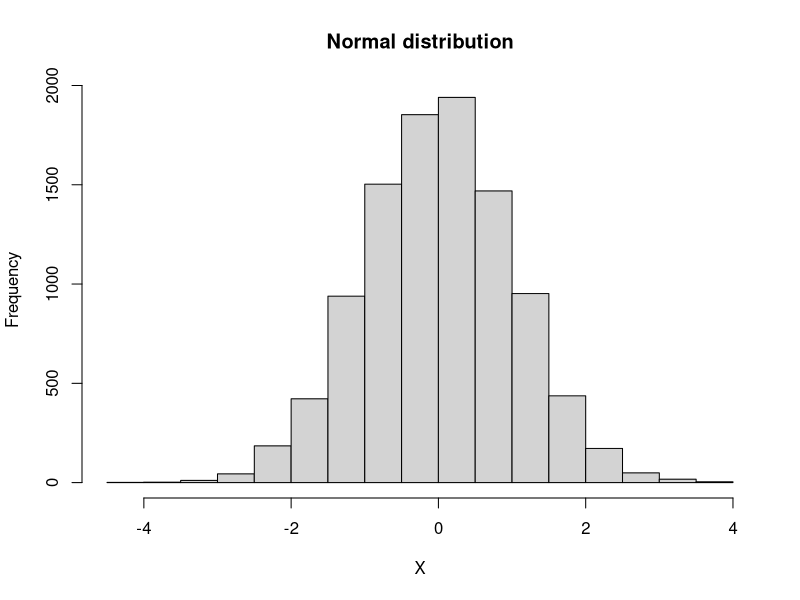
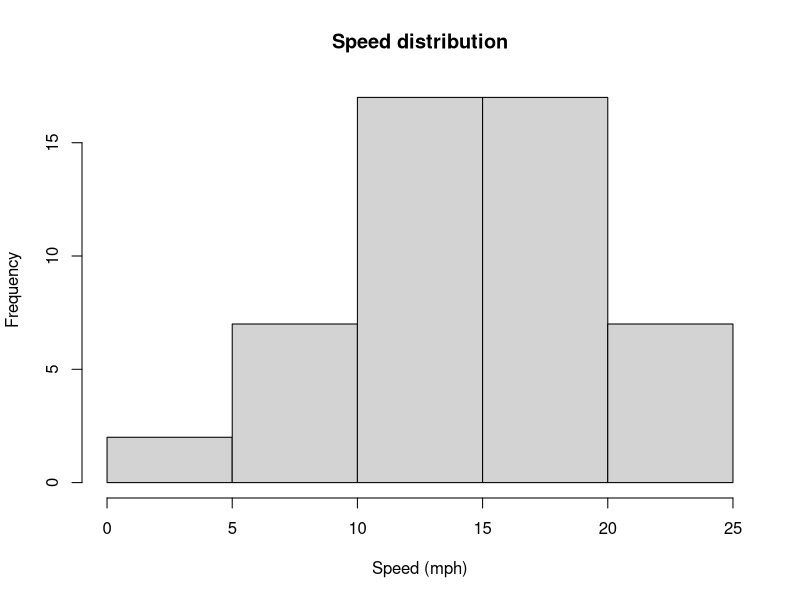
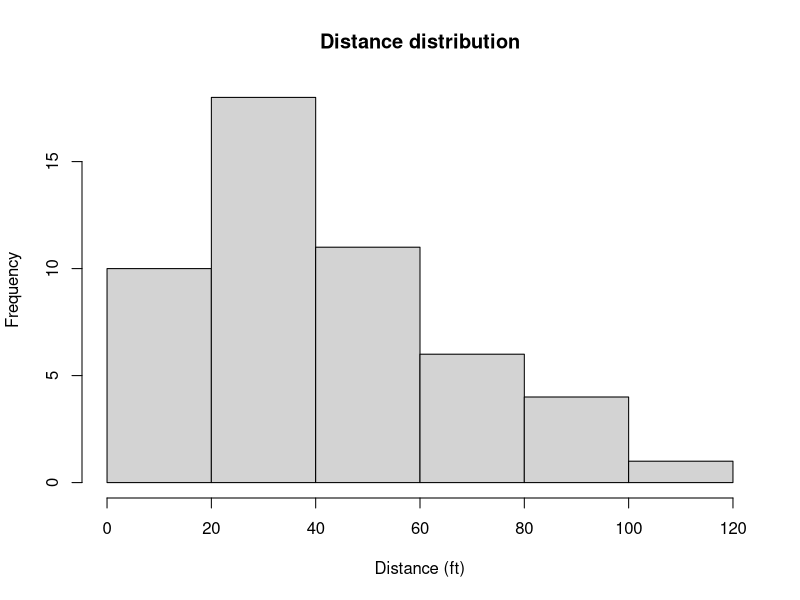
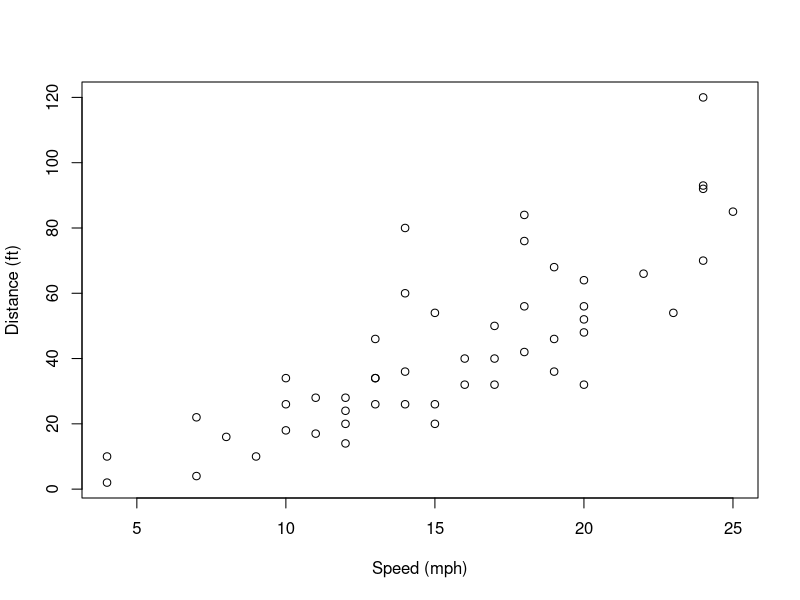
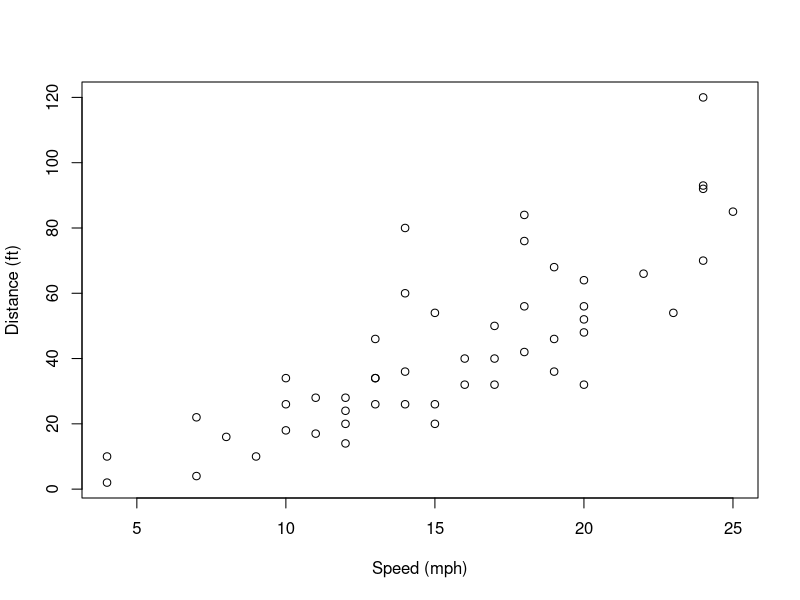
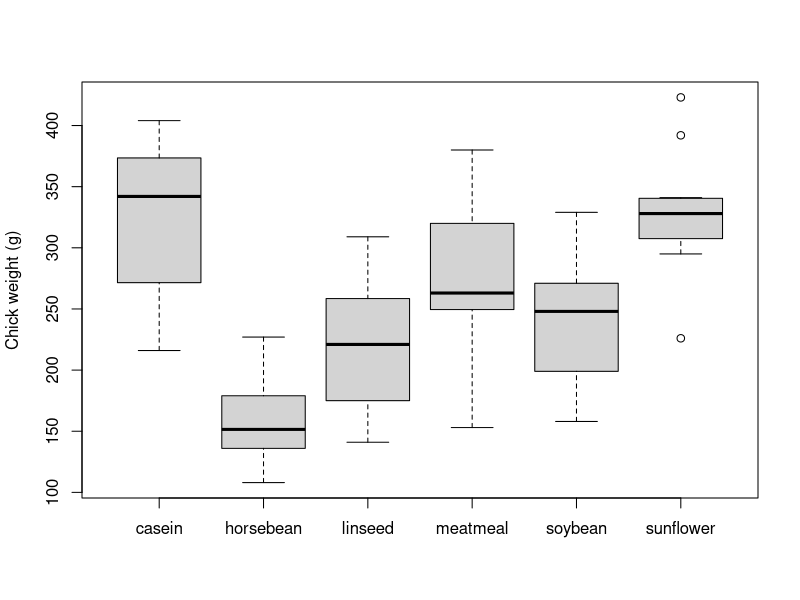
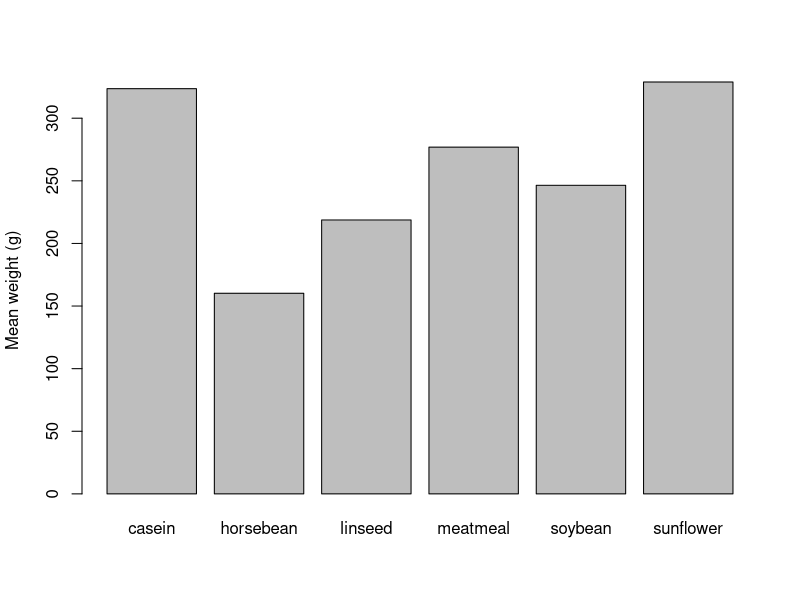

Write the R code that produced these figures, in order. (Note: this script raises an error after producing the figures.)
## ---- chunk 1
a <- 1
print(a)
## ---- chunk 2
a <- 3
print(a)
## ---- chunk 3
a <- 4
print(a)
## ---- chunk 4
hist(rnorm(10000), xlab="X", main="Normal distribution")
## ---- chunk 5
knitr::opts_chunk$set(error=FALSE)
## ---- chunk 6
head(cars)
## ---- chunk 7
# Put some code here!
## ---- chunk 8
summary(cars)
## ---- chunk 9
# Put some code here!
## ---- chunk 10
hist(cars$speed, xlab="Speed (mph)", main="Speed distribution")
hist(cars$dist, xlab="Distance (ft)", main="Distance distribution")
## ---- chunk 11
# Put some code here!
## ---- chunk 12
plot(cars$speed, cars$dist, xlab="Speed (mph)", ylab="Distance (ft)")
## ---- chunk 13
# Put some code here!
## ---- chunk 14
plot(cars$speed, cars$dist, xlab="Speed (mph)", ylab="Distance (ft)")
# Put some code here!
## ---- chunk 15
head(chickwts)
## ---- chunk 16
summary(chickwts)
## ---- chunk 17
table(chickwts$feed)
## ---- chunk 18
by.feed.type <- split(chickwts$weight, chickwts$feed)
by.feed.type
## ---- chunk 19
fruit <-  c("apple", "apple", "grapes", "banana", "apple", "banana")
colour <- c("green",   "red",    "red", "yellow", "green",  "green")
# Put some code here!
## ---- chunk 20
lapply(by.feed.type, FUN=summary)
## ---- chunk 21
output <- list()
for (feed.type in names(by.feed.type)) {
    output[[feed.type]] <- summary(by.feed.type[[feed.type]])
}
output
## ---- chunk 22
boxplot(by.feed.type, ylab="Chick weight (g)")
## ---- chunk 23
# Put some code here!
## ---- chunk 24
mean.wts <- lapply(by.feed.type, FUN=mean)
mean.wts
## ---- chunk 25
mean.wts <- unlist(mean.wts)
mean.wts
## ---- chunk 26
barplot(mean.wts, ylab="Mean weight (g)")
## ---- chunk 27
# Put some code here!
barplot(mean.wts, ylab="Mean weight (g)", col=feed.cols) # Changing the bar colour.
barplot(mean.wts, ylab="Mean weight (g)", horiz=TRUE, las=1) # Using horizontal bars.
## ---- chunk 28
sd.wts <- lapply(by.feed.type, FUN=sd)
sd.wts <- unlist(sd.wts)
se.wts <- sd.wts/sqrt(lengths(by.feed.type))
## ---- chunk 29
# Put some code here!
## ---- chunk 30
x.pos <- barplot(mean.wts, ylab="Mean weight (g)", ylim=c(0, max(mean.wts)*1.1))
mean.plus.se <- mean.wts + se.wts
segments(x.pos, mean.wts, x.pos, mean.plus.se)
segments(x.pos+0.1, mean.plus.se, x.pos-0.1, mean.plus.se)
## ---- chunk 31
# Put some code here!
## ---- chunk 32
head(Orange)
## ---- chunk 33
summary(Orange)
## ---- chunk 34
# Put some code here!
## ---- chunk 35
# Put some code here!
## ---- chunk 36
plot(Orange$age, Orange$circumference, xlab="Age (days)", ylab="Circumference (mm)")
## ---- chunk 37
tree.number <- as.integer(levels(Orange$Tree))[Orange$Tree] # To deal with factors... see later.
tree.col <- c('red', 'blue', 'grey', 'orange', 'darkgreen')
# Put some code here!
tree.pch <- c(1, 2, 3, 4, 5)
# Put some code here!
## ---- chunk 38
plot(Orange$age, Orange$circumference, xlab="Age (days)", ylab="Circumference (mm)")
is.tree.1 <- Orange$Tree==1
# Put some code here!
## ---- chunk 39
plot(Orange$age, Orange$circumference, xlab="Age (days)", ylab="Circumference (mm)")
# Put some code here!
## ---- chunk 40
x <- runif(50)
y <- (x-0.5)^2
plot(x, y)
lines(x, y)
# Put some code here!
## ---- chunk 41
summary(trees)
## ---- chunk 42
par(mfrow=c(1, 3))
plot(trees$Girth, trees$Height)
plot(trees$Girth, trees$Volume)
plot(trees$Volume, trees$Height)
## ---- chunk 43
# Put some code here!
## ---- chunk 44
par(mar=c(1.1, 1.1, 1.1, 1.1))
plot(trees$Girth, trees$Height)
## ---- chunk 45
# Put some code here!
## ---- chunk 46
pdf("my_plot.pdf")
plot(trees$Girth, trees$Height)
dev.off()
## ---- chunk 47
# Put some code here!
## ---- chunk 48
png("my_plot.png", width=2000, height=2000, res=300, pointsize=15)
plot(trees$Girth, trees$Height)
dev.off()
## ---- chunk 49
# Put some code here!
